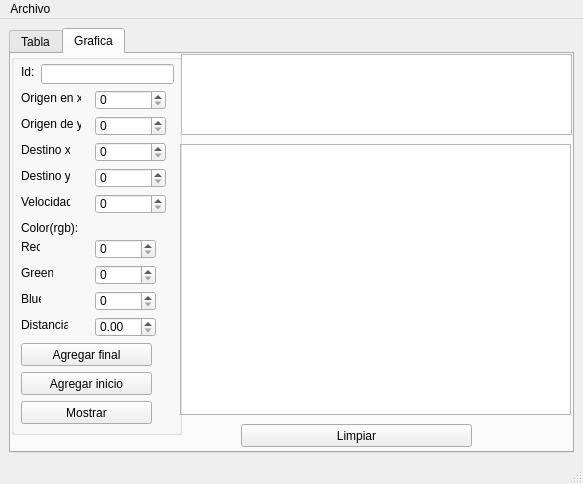
<?xml version="1.0" encoding="UTF-8"?>
<ui version="4.0">
 <class>MainWindow</class>
 <widget class="QMainWindow" name="MainWindow">
  <property name="geometry">
   <rect>
    <x>0</x>
    <y>0</y>
    <width>583</width>
    <height>484</height>
   </rect>
  </property>
  <property name="windowTitle">
   <string>MainWindow</string>
  </property>
  <widget class="QWidget" name="centralwidget">
   <layout class="QGridLayout" name="gridLayout_3">
    <item row="1" column="0">
     <widget class="QTabWidget" name="tabWidget">
      <property name="currentIndex">
       <number>1</number>
      </property>
      <widget class="QWidget" name="tab_2">
       <attribute name="title">
        <string>Tabla</string>
       </attribute>
       <layout class="QGridLayout" name="gridLayout_4">
        <item row="0" column="0" colspan="4">
         <widget class="QTableWidget" name="tabla"/>
        </item>
        <item row="1" column="2">
         <widget class="QPushButton" name="buscar_pushButton">
          <property name="text">
           <string>Buscar</string>
          </property>
         </widget>
        </item>
        <item row="1" column="0" colspan="2">
         <widget class="QLineEdit" name="buscar_lineEdit">
          <property name="placeholderText">
           <string>Id</string>
          </property>
         </widget>
        </item>
        <item row="2" column="1">
         <widget class="QPushButton" name="id">
          <property name="text">
           <string>Id</string>
          </property>
         </widget>
        </item>
        <item row="2" column="2">
         <widget class="QPushButton" name="velocidad">
          <property name="text">
           <string>Velocidad</string>
          </property>
         </widget>
        </item>
        <item row="2" column="3">
         <widget class="QPushButton" name="distancia">
          <property name="text">
           <string>Distancia</string>
          </property>
         </widget>
        </item>
        <item row="1" column="3">
         <widget class="QPushButton" name="mostrar_tabla_pushButton_2">
          <property name="text">
           <string>Mostrar</string>
          </property>
         </widget>
        </item>
       </layout>
      </widget>
      <widget class="QWidget" name="bgh">
       <attribute name="title">
        <string>Grafica</string>
       </attribute>
       <widget class="QGraphicsView" name="graphicsView">
        <property name="geometry">
         <rect>
          <x>169</x>
          <y>90</y>
          <width>391</width>
          <height>271</height>
         </rect>
        </property>
       </widget>
       <widget class="QPushButton" name="limpiar">
        <property name="geometry">
         <rect>
          <x>230</x>
          <y>370</y>
          <width>231</width>
          <height>23</height>
         </rect>
        </property>
        <property name="text">
         <string>Limpiar</string>
        </property>
       </widget>
       <widget class="QGroupBox" name="groupBox">
        <property name="geometry">
         <rect>
          <x>0</x>
          <y>0</y>
          <width>171</width>
          <height>381</height>
         </rect>
        </property>
        <property name="title">
         <string/>
        </property>
        <widget class="QLineEdit" name="id_lineEdit">
         <property name="geometry">
          <rect>
           <x>30</x>
           <y>10</y>
           <width>133</width>
           <height>20</height>
          </rect>
         </property>
        </widget>
        <widget class="QSpinBox" name="origeny_spinBox">
         <property name="geometry">
          <rect>
           <x>84</x>
           <y>62</y>
           <width>71</width>
           <height>20</height>
          </rect>
         </property>
         <property name="maximum">
          <number>500</number>
         </property>
        </widget>
        <widget class="QSpinBox" name="destinox_spinBox">
         <property name="geometry">
          <rect>
           <x>84</x>
           <y>88</y>
           <width>71</width>
           <height>20</height>
          </rect>
         </property>
         <property name="maximum">
          <number>500</number>
         </property>
        </widget>
        <widget class="QSpinBox" name="origenx_spinBox">
         <property name="geometry">
          <rect>
           <x>84</x>
           <y>36</y>
           <width>71</width>
           <height>20</height>
          </rect>
         </property>
         <property name="maximum">
          <number>500</number>
         </property>
        </widget>
        <widget class="QLabel" name="label_12">
         <property name="geometry">
          <rect>
           <x>10</x>
           <y>62</y>
           <width>60</width>
           <height>16</height>
          </rect>
         </property>
         <property name="text">
          <string>Origen de y:</string>
         </property>
        </widget>
        <widget class="QLabel" name="label_13">
         <property name="geometry">
          <rect>
           <x>10</x>
           <y>166</y>
           <width>56</width>
           <height>16</height>
          </rect>
         </property>
         <property name="text">
          <string>Color(rgb): </string>
         </property>
        </widget>
        <widget class="QSpinBox" name="green_spinBox">
         <property name="geometry">
          <rect>
           <x>84</x>
           <y>211</y>
           <width>61</width>
           <height>20</height>
          </rect>
         </property>
         <property name="maximum">
          <number>255</number>
         </property>
        </widget>
        <widget class="QLabel" name="label_14">
         <property name="geometry">
          <rect>
           <x>10</x>
           <y>36</y>
           <width>60</width>
           <height>16</height>
          </rect>
         </property>
         <property name="text">
          <string>Origen en x:</string>
         </property>
        </widget>
        <widget class="QLabel" name="label_15">
         <property name="geometry">
          <rect>
           <x>10</x>
           <y>114</y>
           <width>49</width>
           <height>16</height>
          </rect>
         </property>
         <property name="text">
          <string>Destino y:</string>
         </property>
        </widget>
        <widget class="QPushButton" name="mostrar_pushButton">
         <property name="geometry">
          <rect>
           <x>10</x>
           <y>347</y>
           <width>131</width>
           <height>23</height>
          </rect>
         </property>
         <property name="text">
          <string>Mostrar</string>
         </property>
        </widget>
        <widget class="QLabel" name="label_16">
         <property name="geometry">
          <rect>
           <x>10</x>
           <y>10</y>
           <width>16</width>
           <height>16</height>
          </rect>
         </property>
         <property name="text">
          <string>Id:</string>
         </property>
        </widget>
        <widget class="QSpinBox" name="red_spinBox">
         <property name="geometry">
          <rect>
           <x>84</x>
           <y>185</y>
           <width>61</width>
           <height>20</height>
          </rect>
         </property>
         <property name="maximum">
          <number>255</number>
         </property>
        </widget>
        <widget class="QSpinBox" name="destinoy_spinBox">
         <property name="geometry">
          <rect>
           <x>84</x>
           <y>114</y>
           <width>71</width>
           <height>20</height>
          </rect>
         </property>
         <property name="maximum">
          <number>500</number>
         </property>
        </widget>
        <widget class="QSpinBox" name="spinBox">
         <property name="geometry">
          <rect>
           <x>84</x>
           <y>140</y>
           <width>71</width>
           <height>20</height>
          </rect>
         </property>
        </widget>
        <widget class="QSpinBox" name="blue_spinBox">
         <property name="geometry">
          <rect>
           <x>84</x>
           <y>237</y>
           <width>61</width>
           <height>20</height>
          </rect>
         </property>
         <property name="maximum">
          <number>255</number>
         </property>
        </widget>
        <widget class="QLabel" name="label_17">
         <property name="geometry">
          <rect>
           <x>10</x>
           <y>88</y>
           <width>49</width>
           <height>16</height>
          </rect>
         </property>
         <property name="text">
          <string>Destino x:</string>
         </property>
        </widget>
        <widget class="QPushButton" name="agregarinicio_pushButton">
         <property name="geometry">
          <rect>
           <x>10</x>
           <y>318</y>
           <width>131</width>
           <height>23</height>
          </rect>
         </property>
         <property name="text">
          <string>Agregar inicio</string>
         </property>
        </widget>
        <widget class="QLabel" name="label_18">
         <property name="geometry">
          <rect>
           <x>10</x>
           <y>140</y>
           <width>49</width>
           <height>16</height>
          </rect>
         </property>
         <property name="text">
          <string>Velocidad:</string>
         </property>
        </widget>
        <widget class="QLabel" name="label_19">
         <property name="geometry">
          <rect>
           <x>10</x>
           <y>185</y>
           <width>19</width>
           <height>16</height>
          </rect>
         </property>
         <property name="text">
          <string>Red</string>
         </property>
        </widget>
        <widget class="QPushButton" name="agregarfinal_pushButton">
         <property name="geometry">
          <rect>
           <x>10</x>
           <y>289</y>
           <width>131</width>
           <height>23</height>
          </rect>
         </property>
         <property name="text">
          <string>Agregar final</string>
         </property>
        </widget>
        <widget class="QLabel" name="label_20">
         <property name="geometry">
          <rect>
           <x>10</x>
           <y>237</y>
           <width>20</width>
           <height>16</height>
          </rect>
         </property>
         <property name="text">
          <string>Blue</string>
         </property>
        </widget>
        <widget class="QLabel" name="label_21">
         <property name="geometry">
          <rect>
           <x>10</x>
           <y>211</y>
           <width>32</width>
           <height>16</height>
          </rect>
         </property>
         <property name="text">
          <string>Green </string>
         </property>
        </widget>
        <widget class="QLabel" name="label_22">
         <property name="geometry">
          <rect>
           <x>10</x>
           <y>263</y>
           <width>47</width>
           <height>16</height>
          </rect>
         </property>
         <property name="text">
          <string>Distancia:</string>
         </property>
        </widget>
        <widget class="QDoubleSpinBox" name="distancia_doubleSpinBox">
         <property name="geometry">
          <rect>
           <x>84</x>
           <y>263</y>
           <width>61</width>
           <height>20</height>
          </rect>
         </property>
        </widget>
       </widget>
       <widget class="QPlainTextEdit" name="salida_2">
        <property name="geometry">
         <rect>
          <x>170</x>
          <y>0</y>
          <width>391</width>
          <height>81</height>
         </rect>
        </property>
       </widget>
      </widget>
     </widget>
    </item>
   </layout>
  </widget>
  <widget class="QMenuBar" name="menubar">
   <property name="geometry">
    <rect>
     <x>0</x>
     <y>0</y>
     <width>583</width>
     <height>21</height>
    </rect>
   </property>
   <widget class="QMenu" name="menuArchivo">
    <property name="title">
     <string>Archivo </string>
    </property>
    <addaction name="actionAbir"/>
    <addaction name="actionGuardar"/>
   </widget>
   <addaction name="menuArchivo"/>
  </widget>
  <widget class="QStatusBar" name="statusbar"/>
  <action name="actionAbir">
   <property name="text">
    <string>Abir</string>
   </property>
   <property name="shortcut">
    <string>Ctrl+O</string>
   </property>
  </action>
  <action name="actionGuardar">
   <property name="text">
    <string>Guardar </string>
   </property>
   <property name="shortcut">
    <string>Ctrl+S</string>
   </property>
  </action>
  <action name="actionGrafo">
   <property name="text">
    <string>Grafo</string>
   </property>
   <property name="shortcut">
    <string>Ctrl+F</string>
   </property>
  </action>
 </widget>
 <resources/>
 <connections/>
</ui>
